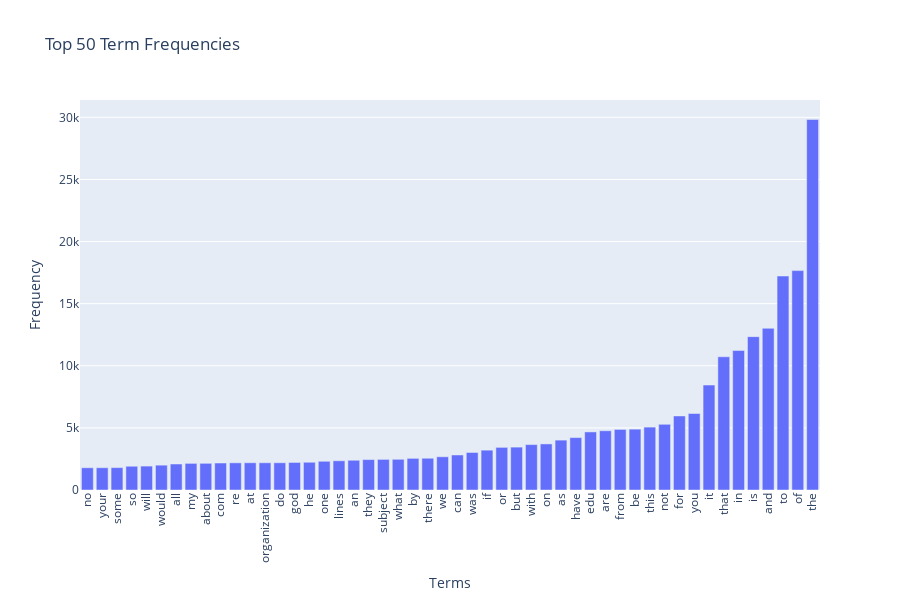

Notebook code for this chart:
### Markdown cell above
### >>> **Exercise 13 (take home):** 
The chart above only contains 300 vocabulary in the documents, and it's already computationally intensive to both compute and visualize. Can you efficiently reduce the number of terms you want to visualize as an exercise.

### Code cell
# Answer here
import plotly.express as px
import numpy as np

# Compute term frequencies efficiently
term_frequencies = np.asarray(X_counts.sum(axis=0)).flatten()

# Set the number of terms you want to visualize (for example, top 50)
num_terms = 50

# Get the indices of the top terms by frequency
top_term_indices = np.argsort(term_frequencies)[-num_terms:]

# Select the terms and their corresponding frequencies
top_terms = count_vect.get_feature_names_out()[top_term_indices]
top_term_frequencies = term_frequencies[top_term_indices]

# Create a DataFrame for Plotly
df_plotly = pd.DataFrame({
    'Terms': top_terms,
    'Frequency': top_term_frequencies
})

# Plot with Plotly Express
fig = px.bar(df_plotly, x='Terms', y='Frequency', title=f"Top {num_terms} Term Frequencies",
             labels={'Terms': 'Terms', 'Frequency': 'Frequency'}, height=600)

# Customize layout
fig.update_layout(
    xaxis_tickangle=-90,
    xaxis_title="Terms",
    yaxis_title="Frequency",
    bargap=0.2,
    hovermode="x unified"
)

# Show the interactive plot
fig.show()

### Figure 1 — Plotly figure (JSON) as saved in the notebook; plotly's stock layout.template omitted (floating-point values rounded to 4 significant figures)
{"data": [{"alignmentgroup": "True", "hovertemplate": "Terms=%{x}<br>Frequency=%{y}<extra></extra>", "legendgroup": "", "marker": {"color": "#636efa", "pattern": {"shape": ""}}, "name": "", "offsetgroup": "", "orientation": "v", "showlegend": false, "textposition": "auto", "type": "bar", "x": ["no", "your", "some", "so", "will", "would", "all", "my", "about", "com", "re", "at", "organization", "do", "god", "he", "one", "lines", "an", "they", "subject", "what", "by", "there", "we", "can", "was", "if", "or", "but", "with", "on", "as", "have", "edu", "are", "from", "be", "this", "not", "for", "you", "it", "that", "in", "is", "and", "to", "of", "the"], "xaxis": "x", "y": [1791, 1793, 1802, 1912, 1925, 2000, 2093, 2143, 2148, 2172, 2186, 2191, 2192, 2193, 2216, 2232, 2312, 2353, 2393, 2448, 2464, 2472, 2548, 2556, 2674, 2818, 3020, 3208, 3432, 3453, 3655, 3709, 4015, 4218, 4675, 4769, 4877, 4898, 5063, 5285, 5962, 6157, 8447, 10723, 11226, 12343, 13017, 17222, 17660, 29825], "yaxis": "y"}], "layout": {"bargap": 0.2, "barmode": "relative", "height": 600, "hovermode": "x unified", "legend": {"tracegroupgap": 0}, "title": {"text": "Top 50 Term Frequencies"}, "xaxis": {"anchor": "y", "domain": [0, 1], "tickangle": -90, "title": {"text": "Terms"}}, "yaxis": {"anchor": "x", "domain": [0, 1], "title": {"text": "Frequency"}}}}
